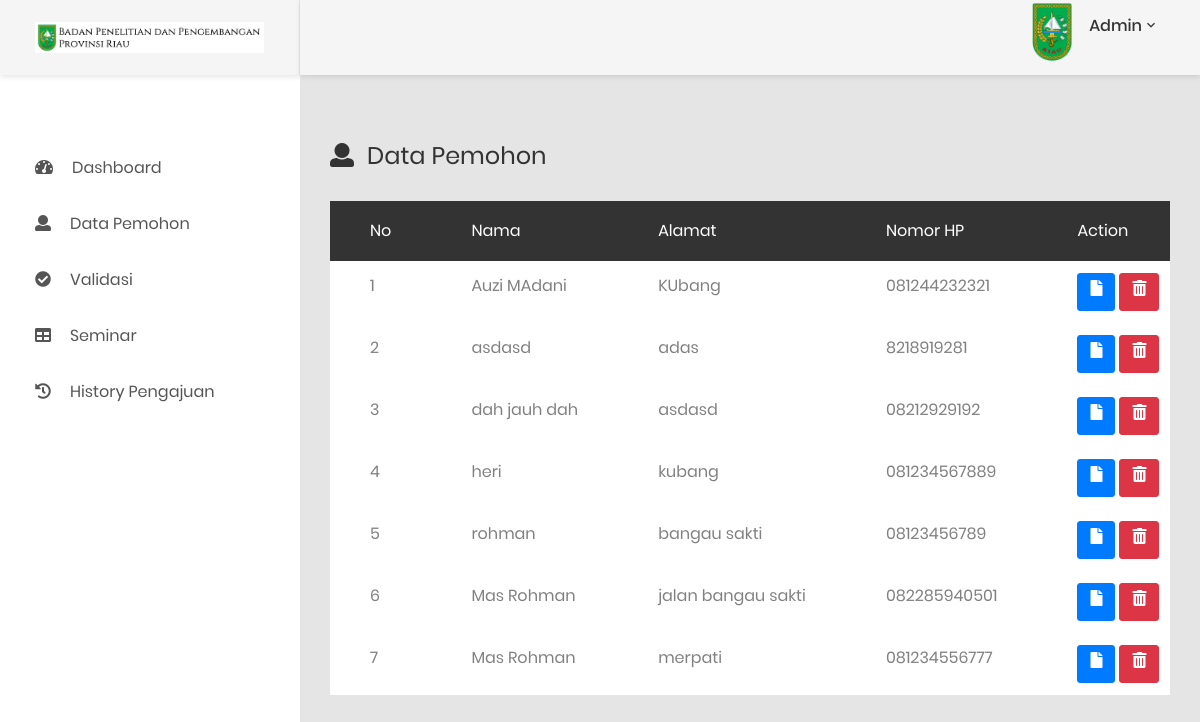
The page /index.php/admin/pemohon on the database its author committed.
### tables this page shows
CREATE TABLE `pemohon` (
  `id_pemohon` int(11) NOT NULL,
  `nama` varchar(50) DEFAULT NULL,
  `tgl` date DEFAULT NULL,
  `alamat` text,
  `email` text,
  `no_hp` varchar(13) DEFAULT NULL,
  `foto` varchar(500) DEFAULT NULL,
  `foto_ktp` varchar(500) DEFAULT NULL,
  `username` varchar(50) DEFAULT NULL,
  `pass` varchar(50) DEFAULT NULL,
  `status` int(11) NOT NULL DEFAULT '0'
);

### application/controllers/Admin.php (called while the page is built, shortened)
\<?php
class Admin extends CI_Controller{
    public function __construct(){
        $this->load->library('session');
        $this->load->model('Admin_model');
    }
    public function pemohon(){
        $tampil = $this->Admin_model->tampilpemohon1()->result();
        $data['tampil'] = $tampil;
        $this->load->view('admin/header_admin');
        $this->load->view('admin/pemohon',$data);
        $this->load->view('admin/footer');
    }
}

### index.php (called while the page is built, shortened)
<?php
require_once BASEPATH.'core/CodeIgniter.php';

### application/models/Admin_model.php (called while the page is built, shortened)
<?php
class Admin_model extends CI_Model
{
    public function tampilpemohon1()
    {
        $query = $this->db->query("SELECT * FROM pemohon where status!=0 ");
        return $query;
    }
}

### application/views/admin/pemohon.php (the view)
<div class="main-content">
               <div class="section__content section__content--p30">
                   <div class="container-fluid">
                       <div class="row">
                           <div class="col-md-12">
                               <div class="row">
                                   <h3 class="title-3 m-b-30">
                                       <i class="fas fa-user"></i>Data Pemohon</h3>
                                   <div class="table-responsive">
                                       <table class="table table-borderless table-striped table-earning" >
                                           <thead>
                                           <th>No</th>
                                           <th>Nama</th>
                                           <th>Alamat</th>
                                           <th>Nomor HP</th>
                                           <th>Action</th>
                                           </thead>
                                           <?php $n = 1; foreach ($tampil as $u){ ?>
                                           <tbody>
                                           <td><?= $n++ ?> </td>
                                           <td><?= $u->nama ?> </td>
                                           <td><?= $u->alamat ?> </td>
                                           <td><?= $u->no_hp ?> </td>
                                           <td>
                                               <a class="btn btn-primary"href="<?= base_url() ?>admin/lihat/<?= $u->id_pemohon?>"><label class="fa fa-file"> </label> </a>
                                               <a class="btn btn-danger"href="<?= base_url() ?>admin/hapus/<?= $u->id_pemohon?>"><label class="fa fa-trash-alt"> </label> </a>
                                           </td>
                                           <?php } ?>
                                           </tbody>
                                       </table>
                                   </div>
                               </div>
                           </div>
                       </div>
                   </div>
               </div>
           </div>
       </div>
   </div>

### application/views/admin/header_admin.php (shortened to what this page needs)
<!DOCTYPE html>
<html lang="en">
<head>
    <link href="<?= base_url() ?>assets/templates/css/font-face.css" rel="stylesheet" media="all">
    <link href="<?= base_url() ?>assets/templates/vendor/font-awesome-4.7/css/font-awesome.min.css" rel="stylesheet" media="all">
    <link href="<?= base_url() ?>assets/templates/vendor/font-awesome-5/css/fontawesome-all.min.css" rel="stylesheet" media="all">
    <link href="<?= base_url() ?>assets/templates/vendor/mdi-font/css/material-design-iconic-font.min.css" rel="stylesheet" media="all">
    <link href="<?= base_url() ?>assets/templates/vendor/bootstrap-4.1/bootstrap.min.css" rel="stylesheet" media="all">
    <link href="<?= base_url() ?>assets/templates/vendor/animsition/animsition.min.css" rel="stylesheet" media="all">
    <link href="<?= base_url() ?>assets/templates/vendor/bootstrap-progressbar/bootstrap-progressbar-3.3.4.min.css" rel="stylesheet" media="all">
    <link href="<?= base_url() ?>assets/templates/vendor/wow/animate.css" rel="stylesheet" media="all">
    <link href="<?= base_url() ?>assets/templates/vendor/css-hamburgers/hamburgers.min.css" rel="stylesheet" media="all">
    <link href="<?= base_url() ?>assets/templates/vendor/slick/slick.css" rel="stylesheet" media="all">
    <link href="<?= base_url() ?>assets/templates/vendor/select2/select2.min.css" rel="stylesheet" media="all">
    <link href="<?= base_url() ?>assets/templates/vendor/perfect-scrollbar/perfect-scrollbar.css" rel="stylesheet" media="all">
    <link href="<?= base_url() ?>assets/templates/css/theme.css" rel="stylesheet" media="all">
</head>
<body class="animsition">
<div class="page-wrapper">
    <aside class="menu-sidebar d-none d-lg-block">
        <div class="logo">
            <a href="#">
                <img src="<?= base_url() ?>assets/templates/images/icon/logo4.png" alt="Cool Admin" />
            </a>
        </div>
        <div class="menu-sidebar__content js-scrollbar1">
            <nav class="navbar-sidebar">
                <ul class="list-unstyled navbar__list">
                    <li class="has-sub">
                        <a class="js-arrow" href="#">
                            <a class="js-arrow" href="<?= base_url() ?>/admin/home"><i class="fas fa-tachometer-alt"></i>Dashboard</a>
                    </li>
                    <li>
                        <a href="<?= base_url() ?>admin/Pemohon">
                            <i class="fas fa-user"></i>Data Pemohon</a>
                    </li>
                    <li class="has-sub">
                        <a class="js-arrow" href="#">
                            <i class="fas fa-check-circle"></i>Validasi</a>
                    </li>
                    <li>
                        <a href="<?=base_url()?>admin/seminar">
                            <i class="fas fa-table"></i>Seminar</a>
                    </li>
                    <li>
                        <a href="<?=base_url()?>admin/history">
                            <i class="fas fa-history"></i>History Pengajuan</a>
                    </li>
                </ul>
            </nav>
        </div>
    </aside>
    <div class="page-container">
        <header class="header-desktop">
            <div class="section__content section__content--p30">
                <div class="container-fluid">
                    <div class="header-wrap">
                        <div class="header-button">
                            <div class="account-wrap">
                                <div class="account-item clearfix js-item-menu">
                                    <div class="image">
                                        <img src="<?= base_url() ?>assets/templates/images/icon/riau.png" alt="John Doe" />
                                    </div>
                                    <div class="content">
                                        <a class="js-acc-btn" href="#">Admin</a>
                                    </div>
                                </div>
                            </div>
                        </div>
                    </div>
                </div>
            </div>
        </header>

### application/views/admin/footer.php (shortened to what this page needs)
</body>
</html>

### rows shown on the page
pemohon: nama "Auzi MAdani", alamat "KUbang", no_hp "081244232321"
pemohon: nama "asdasd", alamat "adas", no_hp "8218919281"
pemohon: nama "dah jauh dah", alamat "asdasd", no_hp "08212929192"
pemohon: nama "heri", alamat "kubang", no_hp "081234567889"
pemohon: nama "rohman", alamat "bangau sakti", no_hp "08123456789"
pemohon: nama "Mas Rohman", alamat "jalan bangau sakti", no_hp "082285940501"
pemohon: nama "Mas Rohman", alamat "merpati", no_hp "081234556777"
